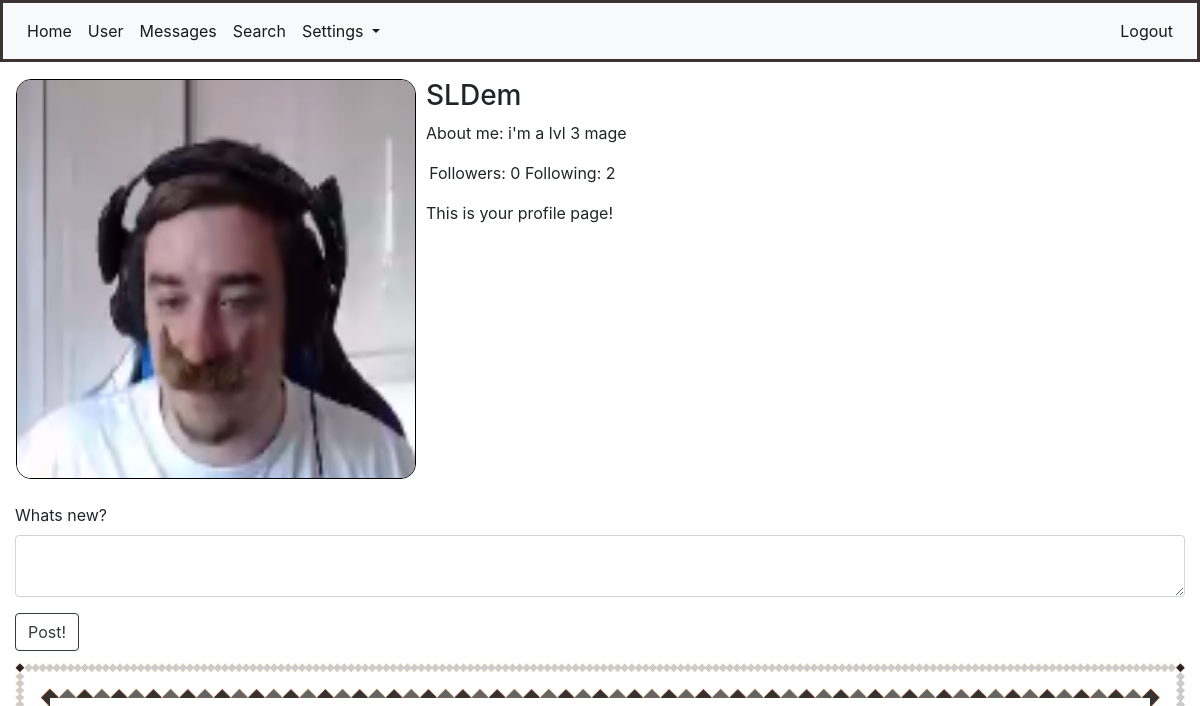
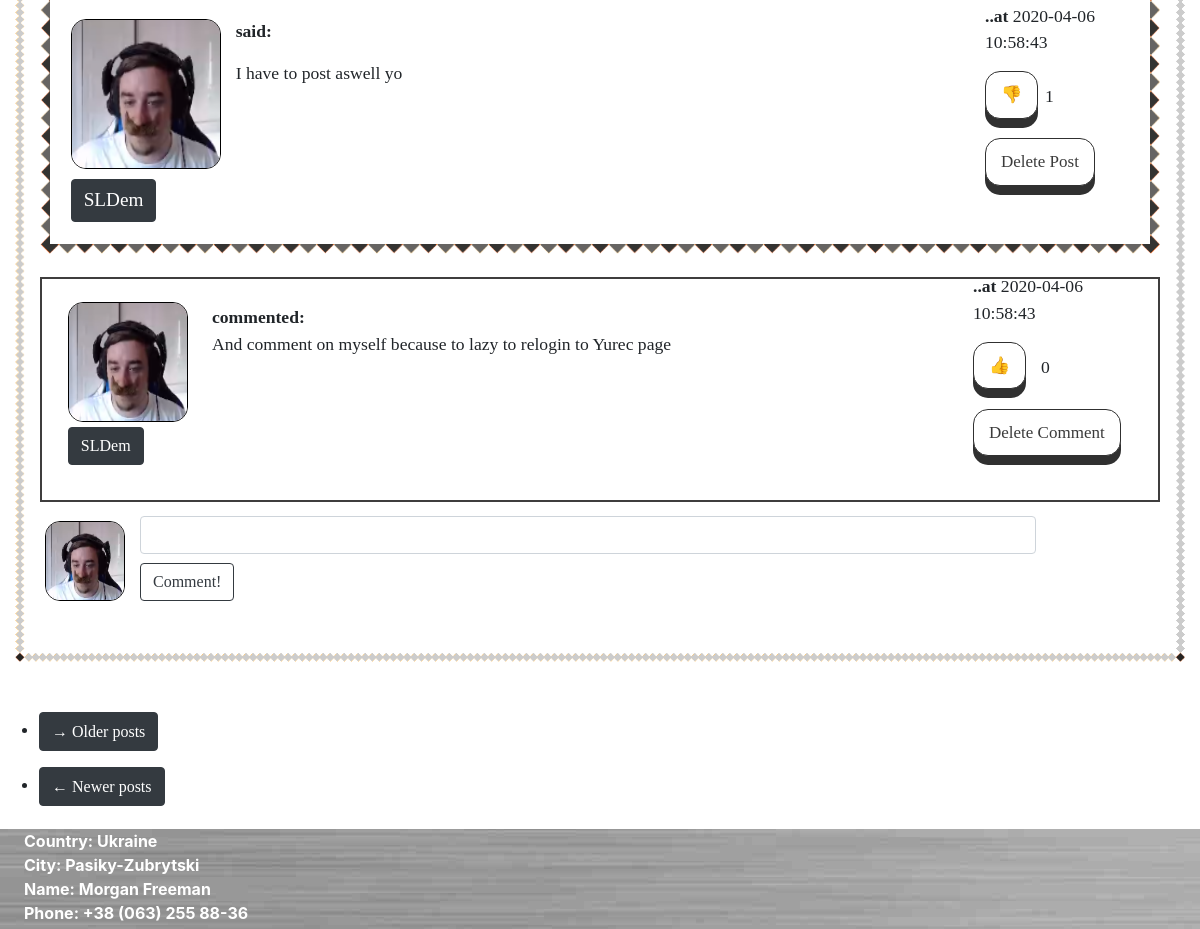
/user/SLDem (signed in), run on an earlier commit of the app's database (2 pictures, top to bottom).
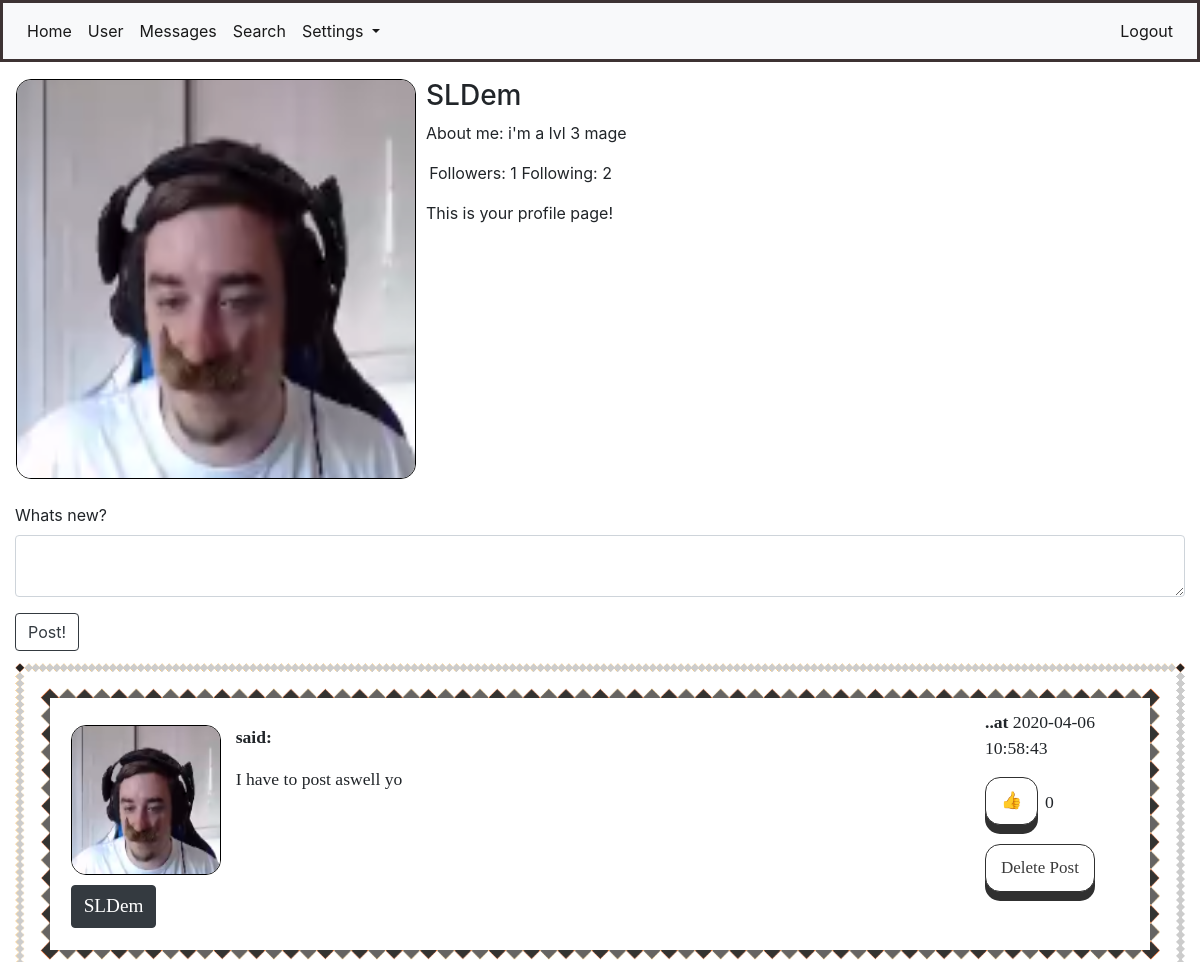
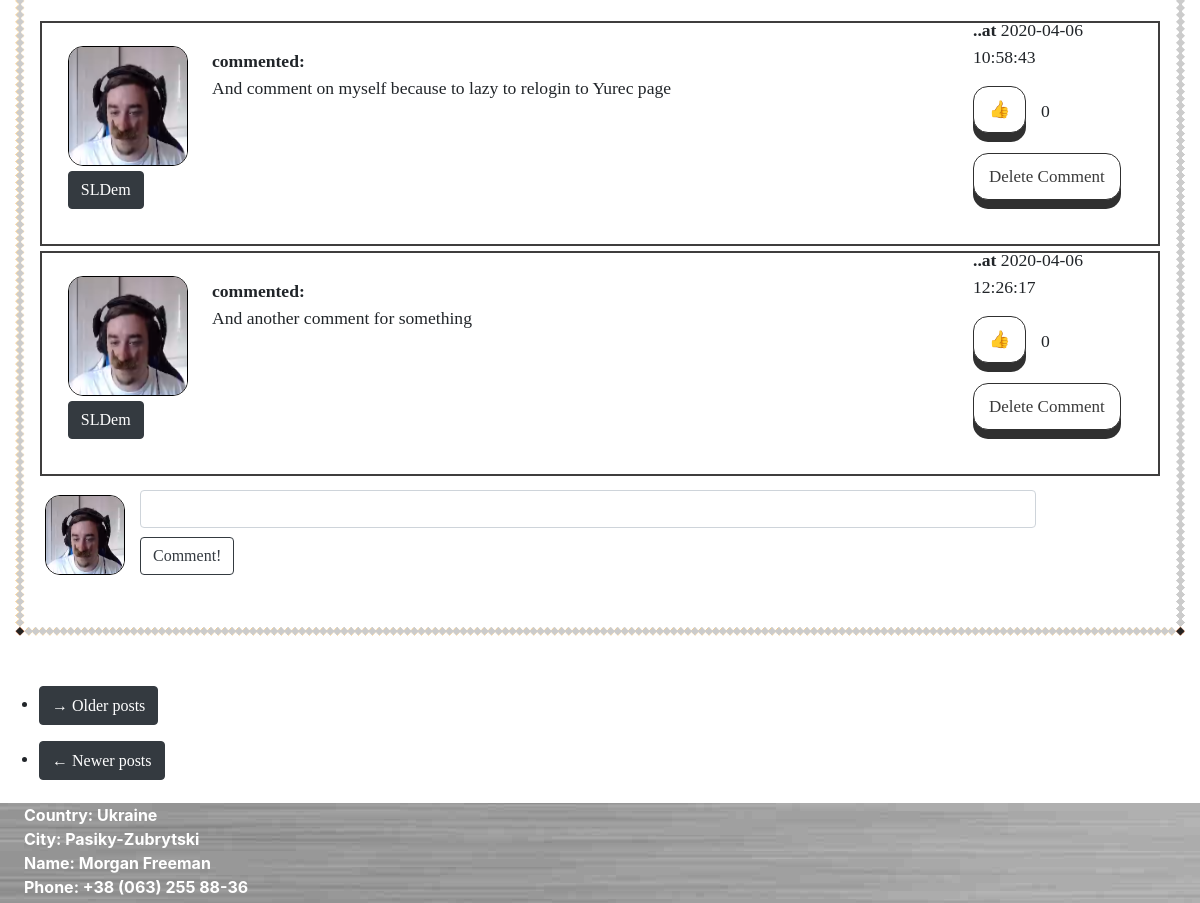
And on a later commit of the database (2 pictures, top to bottom).
### app/models.py (models this page shows, shortened)
class User(UserMixin, db.Model):
    id = db.Column(db.Integer, primary_key=True)
    username = db.Column(db.String(64), index=True, unique=True)
    email = db.Column(db.String(124), index=True, unique=True)
    password_hash = db.Column(db.String(128))
    about_me = db.Column(db.String(1024))
    last_seen = db.Column(db.DateTime, default=datetime.utcnow())
    avatar_set = db.Column(db.Boolean, default=False)
    posts = db.relationship("Post", backref='author', lazy='dynamic')
    comments = db.relationship("Comment", backref='commenter', lazy='dynamic')
    followed = db.relationship(
        'User', secondary=followers,
        primaryjoin=(followers.c.follower_id == id),
        secondaryjoin=(followers.c.followed_id == id),
        backref=db.backref('followers', lazy='dynamic'), lazy='dynamic')
    liked = db.relationship(
        'PostLike',
        foreign_keys='PostLike.user_id',
        backref='user', lazy='dynamic')
    comment_liked = db.relationship(
        'CommentLike',
        foreign_keys='CommentLike.user_id',
        backref='user', lazy='dynamic')
    messages_sent = db.relationship(
        'Message',
        foreign_keys='Message.sender_id',
        backref='author', lazy='dynamic')
    messages_received = db.relationship(
        'Message',
        foreign_keys='Message.recipient_id',
        backref='recipient', lazy='dynamic')
    def liked_post(self, post):
        return PostLike.query.filter(PostLike.user_id == self.id,
                                     PostLike.post_id == post.id).count() > 0
    def liked_comment(self, comment):
        return CommentLike.query.filter(CommentLike.user_id == self.id,
                                        CommentLike.comment_id == comment.id).count() > 0

class Post(db.Model):
    id = db.Column(db.Integer, primary_key=True)
    body = db.Column(db.String(140))
    timestamp = db.Column(db.DateTime, index=True, default=datetime.utcnow())
    user_id = db.Column(db.Integer, db.ForeignKey('user.id'))
    likes = db.relationship('PostLike', backref='post', lazy='dynamic')
    comments = db.relationship('Comment', backref='comment', lazy='dynamic')

class Comment(db.Model):
    id = db.Column(db.Integer, primary_key=True)
    body = db.Column(db.String(1028))
    timestamp = db.Column(db.DateTime(), default=datetime.utcnow(), index=True)
    post_id = db.Column(db.Integer, db.ForeignKey('post.id'))
    user_id = db.Column(db.Integer, db.ForeignKey('user.id'))
    comment_likes = db.relationship('CommentLike', backref='comment', lazy='dynamic')

### app/routes.py (the view)
@login_required
@app.route('/user/<username>', methods=['POST', 'GET'])
def user(username):
    if current_user.is_authenticated:
        form = PostForm()
        if form.validate_on_submit():
            post = Post(body=form.post.data, author=current_user)
            db.session.add(post)
            db.session.commit()
            flash('Your post has been posted!')
            return redirect(url_for('user', username=current_user.username))
        user = User.query.filter_by(username=username).first_or_404()
        page = request.args.get('page', 1, type=int)
        comments = Comment.query.all()
        posts = user.posts.order_by(Post.timestamp.desc()).paginate(
            page, 8, False)
        next_url = url_for('user', username=user.username, page=posts.next_num) if posts.has_next else None
        prev_url = url_for('user', username=user.username, page=posts.prev_num) if posts.has_prev else None
        return render_template('user.html', title=user.username, user=user, username=current_user.username,
                               posts=posts.items, comments=comments, next_url=next_url, prev_url=prev_url, form=form)
    return redirect(url_for('login'))

### app/templates/user.html (shortened to what this page needs)
{% extends "base.html" %}
{% import "bootstrap/wtf.html" as wtf %}
{% block app_content %}
<table style="margin-top: 1%; ">
    <tr valign="top" style="width: 100%;">
        <td>
            {% if user.avatar_set %}
            <img class="avatar" height="400px" width="400px" src="/static/{{user.username}}.jpg">
            {% else %}
            <img class="roboavatar" src="{{ avatars.robohash(user.username, size='400') }}"/>
            {% endif %}
        </td>
        <td>
            <div style="margin-left: 0.5rem; width: 220%;">
                <h3>{{ user.username }}</h3>
                {% if user.about_me %}
                <p>About me: {{ user.about_me }}</p>
                {% endif %}
                <p style="margin-left: 0.2rem;">Followers: {{ user.followers.count() }} Following: {{
                    user.followed.count() }}</p>
                {% if user == current_user %}
                <p>This is your profile page!</p>
                {% elif not current_user.is_following(user) %}
                <a href="{{ url_for('follow', username=user.username) }}">
                    <button class="btn btn-dark">
                        <div class="link_button">Follow</div>
                    </button>
                </a>
                {% else %}
                <a href="{{ url_for('unfollow', username=user.username) }}">
                    <button class="btn btn-dark">
                        <div class="link_button">Unfollow</div>
                    </button>
                </a>
                {% endif %}
        </td>
    </tr>
</table>
<div style="margin-top: 2%; margin-bottom: 1%;">
    {% if form %}
    {{ wtf.quick_form(form, button_map={'submit':'btn btn-outline-dark'}) }}
    {% endif %}
</div>
{% for post in posts %}
{% include "_post.html" %}
{% endfor %}
<div style="margin-bottom: 2%; margin-top: 1%; margin-left: -1rem;">
    <nav aria-label="...">
        <ul>
            <li class="next{% if not next_url %} disabled{% endif %}">
                <a href="{{ next_url or '#' }}">
                    <button class="btn btn-dark">
                        <div class="link_button"><span aria-hidden="true">&rarr;</span> Older posts</div>
                    </button>
                </a>
            </li>
        </ul>
        <ul class="pager">
            <li class="previous{% if not prev_url %} disabled{% endif %}">
                <a href="{{ prev_url or '#' }}">
                    <button class="btn btn-dark">
                        <div class="link_button"><span aria-hidden="true">&larr;</span> Newer posts</div>
                    </button>
                </a>
            </li>
        </ul>
    </nav>
</div>
{% endblock %}

### app/templates/base.html (shortened to what this page needs)
<!doctype html>
<html>
    <head>
        <link rel="stylesheet" href="https://stackpath.bootstrapcdn.com/bootstrap/4.4.1/css/bootstrap.min.css">
        <link rel="stylesheet" href="{{ url_for('static', filename='main.css') }}">
    </head>
    <body style="height: 937px;">
    <div id="page-container">
        <div class="navbar_bordered">
            <nav class="navbar navbar-expand-lg navbar-light bg-light">
                <div class="collapse navbar-collapse" id="navbarSupportedContent">
                    <ul class="navbar-nav mr-auto">
                        <li class="nav-item active">
                            <a class="nav-link" href="/home">Home <span class="sr-only">(current)</span></a>
                        </li>
                        <li class="nav-item active">
                            <a class="nav-link" href="{{url_for('user', username=current_user.username) }}">User</a>
                        </li>
                        <li class="nav-item active">
                            <a class="nav-link" href="{{url_for('messages') }}">Messages</a>
                        </li>
                         <li class="nav-item active">
                            <a class="nav-link" href="{{url_for('search') }}">Search</a>
                        </li>
                        <li class="nav-item dropdown active">
                            <a class="nav-link dropdown-toggle" href="#" id="navbarDropdown" role="button" data-toggle="dropdown" aria-haspopup="true" aria-expanded="false">
                            Settings
                        </a>
                        </li>
                    </ul>
                    <ul class="nav navbar-nav ml-auto">
                        {% if current_user.is_anonymous %}
                            <li class="nav-item active">
                                <a class="nav-link" href="/login">Login</a>
                            </li>
                        {% else %}
                            <li class="nav-item active">
                                <a class="nav-link" href="/logout">Logout</a>
                            </li>
                        {% endif %}
                    </ul>
                </div>
            </nav>
        </div>
    {% block content %}
        <div class="container-fluid">
            {% block app_content %}{% endblock %}
        </div>
    {% endblock %}
    <div id="main-footer">
        <p style="color: white; margin-left: 2%; margin-bottom: -30px;"><b>
            Country: Ukraine<br>
            City: Pasiky-Zubrytski<br>
            Name: Morgan Freeman<br>
            Phone: +38 (063) 255 88-36
        </b></p>
    </div>
    </div>
    </body>
</html>

### app/templates/_post.html (shortened to what this page needs)
<div class="post_with_background" style="margin-bottom: 50px;">
    <div class="post">
        <div id="container_post">
            <div id="left_post">
                <div style="position: absolute; margin-left: -5px;">
                    <a href="{{ url_for('user', username=post.author.username) }}">
                        {% if post.author.avatar_set %}
                        <img class="avatar" height="150px" width="150px"
                             src="{{ url_for('static', filename=post.author.username + '.jpg') }}">
                        {% else %}
                        <img class="roboavatar" src="{{ avatars.robohash(post.author.username, size='150') }}"/>
                        {% endif %}
                    </a>
                </div>
                <div style="position: relative; margin-top: 160px; margin-left: -5px;">
                    <a href="{{ url_for('user', username=post.author.username) }}"><button class="btn btn-dark">
                        <div class="username_in_post">{{ post.author.username }}</div>
                    </button></a>
                </div>
            </div>
            <div id="center_post">
                <p><b>said: </b></p>
                <p id="post{{ post.id }}">{{ post.body }}</p>
            </div>
            <div id="right_post">
                <p><b>..at</b> {{post.timestamp.replace(microsecond=0)}}</p>
                {% if current_user.liked_post(post) %}
                <div id="like_container">
                    <div id="like_button"><a href="{{ url_for('like_action', post_id=post.id, action='dislike') }}">
                        <div class="button">&#128078</div></a>
                    </div>
                    <div id="like_count"><p>{{ post.likes.count() }}</p></div>
                </div>
                {% else %}
                <div id="dislike_container">
                    <div id="dislike_button"><a href="{{ url_for('like_action', post_id=post.id, action='like') }}">
                        <div class="button">&#128077</div></a>
                    </div>
                    <div id="dislike_count"><p>{{ post.likes.count() }}</p></div>
                </div>
                {% endif %}
                <div class="delete_button">
                    {% if current_user.username == post.author.username %}
                    <a href="{{url_for('are_you_sure_post', post_id=post.id)}}"><div class="button">Delete Post</div></a>
                    {% endif %}
                </div>
            </div>
        </div>
    </div>
    {% for comment in comments %}
        {% if comment in post.comments %}
            {% include "_comment.html" %}
        {% endif %}
    {% endfor %}
    <div id="container_post_comment">
        <div id="left_post_comment">
            {% if current_user.avatar_set %}
            <img class="avatar" height="80px" width="80px"
                 src="{{ url_for('static', filename=current_user.username + '.jpg') }}">
            {% else %}
            <img class="roboavatar" src="{{ avatars.robohash(current_user.username, size='80') }}"/>
            {% endif %}
        </div>
        <div class="comment_with_background">
            <div id="right_post_comment">
                <form action="{{ url_for('comment', post_id=post.id) }}" method="post"
                      style="margin-bottom: 4%;">
                    <input style="width: 100%; margin-bottom: 1%;" class="form-control" type=text name=comment>
                    <input type=submit class="btn btn-outline-dark" value=Comment!>
                </form>
            </div>
        </div>
    </div>
</div>

### app/templates/_comment.html
<div class="comment_with_border">
    <div id="container-comment">
        <div id="left_comment">
            <a href="{{ url_for('user', username=comment.commenter.username) }}">
                {% if comment.commenter.avatar_set %}
                    <img class="avatar" height="120px" width="120px" src="{{ url_for('static', filename=comment.commenter.username + '.jpg') }}">
                {% else %}
                    <img class="roboavatar" src="{{ avatars.robohash(comment.commenter.username, size='120') }}" />
                {% endif %}
            </a>
            <div style="position: relative; margin-top: 5px;">
                <a href="{{ url_for('user', username=comment.commenter.username) }}">
                    <button class="btn btn-dark"><div class="link_button">{{ comment.commenter.username }}</div></button>
                </a>
            </div>
        </div>
        <div id="center_comment">
            </a><b>commented: </b>
            <p>{{ comment.body }}</p>
        </div>
        <div id="right_comment">
            <p><b>..at</b> {{comment.timestamp.replace(microsecond=0)}}</p>
            {% if current_user.liked_comment(comment) %}
                <div id="like_container">
                    <div id="like_button"><a href="{{ url_for('comment_like_action', comment_id=comment.id, action='dislike') }}"><div class="button">&#128078</div></a></div>
                    <div id="like_count"><p>{{ comment.comment_likes.count() }}</p></div>
                </div>
            {% else %}
                <div id="dislike_container">
                    <div id="dislike_button"><a href="{{ url_for('comment_like_action', comment_id=comment.id, action='like') }}"><div class="button">&#128077</div></a></div>
                    <div id="dislike_count"><p>{{ comment.comment_likes.count() }}</p></div>
                </div>
            {% endif %}
            <div class="delete_button">
                {% if current_user.username == post.author.username or current_user.username == comment.commenter.username %}
                <a href="{{url_for('are_you_sure_comment', comment_id=comment.id)}}"><div class="button">Delete Comment</div></a>
                {% endif %}
            </div>
        </div>
    </div>
</div>

What changed in the data, as far as the page shows it:
changed Post "I have to post aswell yo": gains Comment (username (picture), commenter.username "SLDem", body "And another comment for something", timestamp.replace "2020-04-06 12:26:17", comment_likes.count "0"); likes.count "1" → "0"; text "👎" → "👍"
Also different on the page:
{{ user.followers.count() }}: "0" → "1"
